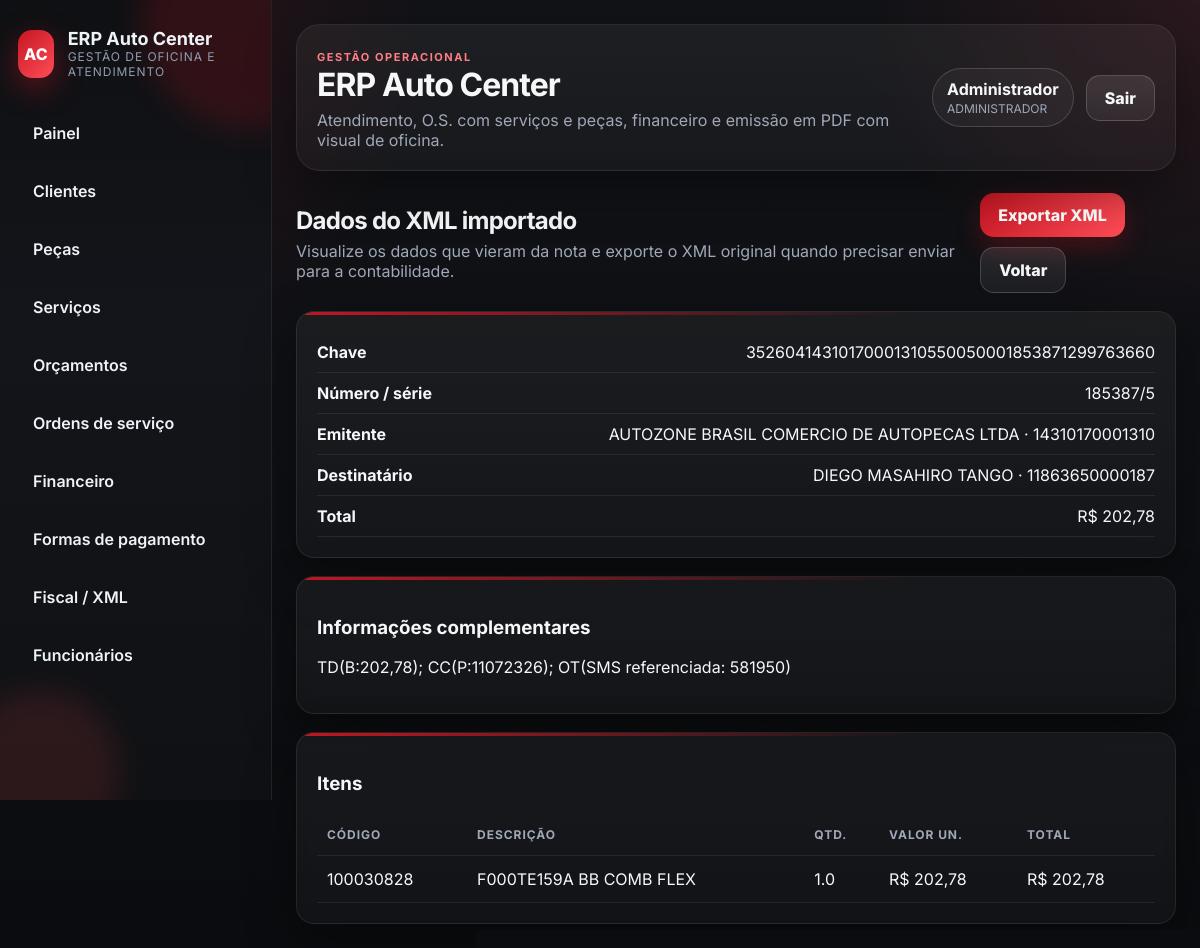
The app's page /financeiro/xml/1/preview (signed in) with its own data.
### app/models.py (models this page shows, shortened)
class TimestampMixin:
    created_at = db.Column(db.DateTime, default=datetime.now, nullable=False)
    updated_at = db.Column(db.DateTime, default=datetime.now, onupdate=datetime.now, nullable=False)

class SerializableMixin:
    def to_dict(self) -> dict:
        data: dict = {}
        for column in self.__table__.columns:
            value = getattr(self, column.name)
            if isinstance(value, (datetime, date)):
                data[column.name] = value.isoformat()
            elif isinstance(value, Decimal):
                data[column.name] = float(value)
            else:
                data[column.name] = value
        return data

class User(db.Model, TimestampMixin, SerializableMixin):
    __tablename__ = 'users'
    id = db.Column(db.Integer, primary_key=True)
    username = db.Column(db.String(50), unique=True, nullable=False)
    password_hash = db.Column(db.String(255), nullable=False)
    role = db.Column(db.String(30), nullable=False, default='MECANICO')
    nome = db.Column(db.String(120), nullable=False)
    ativo = db.Column(db.Boolean, default=True, nullable=False)

class XmlInvoiceImport(db.Model, TimestampMixin, SerializableMixin):
    __tablename__ = 'xml_invoice_imports'
    id = db.Column(db.Integer, primary_key=True)
    chave_acesso = db.Column(db.String(60), unique=True, nullable=False)
    numero = db.Column(db.String(30))
    serie = db.Column(db.String(20))
    natureza_operacao = db.Column(db.String(120))
    emitente_nome = db.Column(db.String(160))
    emitente_cnpj = db.Column(db.String(20))
    destinatario_nome = db.Column(db.String(160))
    destinatario_cnpj = db.Column(db.String(20))
    total_nota = db.Column(db.Numeric(12, 2), nullable=False, default=0)
    emissao_em = db.Column(db.Date)
    informacoes_complementares = db.Column(db.Text)
    items_json = db.Column(db.Text, nullable=False, default='[]')
    raw_xml = db.Column(db.Text)
    def get_items(self) -> list[dict]:
        try:
            return json.loads(self.items_json or '[]')
        except json.JSONDecodeError:
            return []

### app/web.py (the view)
@web_bp.get('/financeiro/xml/<int:xml_id>/preview')
@login_required
@admin_required
def finance_xml_preview(xml_id: int):
    xml_import = db.session.get(XmlInvoiceImport, xml_id)
    if not xml_import:
        return redirect(url_for('web.finance_index'))
    parsed = xml_import.to_dict()
    parsed['itens'] = xml_import.get_items()
    return render_template('financeiro/xml_preview_saved.html', xml_import=xml_import, parsed=parsed)

### app/auth.py (called while the page is built)
def current_user() -> User | None:
    user_id = session.get(SESSION_KEY)
    if not user_id:
        return None
    return db.session.get(User, user_id)

def login_required(view):
    @wraps(view)
    def wrapped(*args, **kwargs):
        if not current_user():
            flash('Faça login para continuar.', 'warning')
            return redirect(url_for('web.login', next=request.path))
        return view(*args, **kwargs)
    return wrapped

def role_required(*roles: str):
    def decorator(view):
        @wraps(view)
        def wrapped(*args, **kwargs):
            user = current_user()
            if not user:
                return redirect(url_for('web.login'))
            if user.role not in roles:
                abort(403)
            return view(*args, **kwargs)
        return wrapped
    return decorator

### app/utils.py (called while the page is built)
def parse_decimal(value, default: Decimal | float | int = Decimal('0')) -> Decimal:
    if value in (None, ''):
        return Decimal(str(default))
    if isinstance(value, Decimal):
        return value
    text = str(value).strip().replace('.', '').replace(',', '.') if isinstance(value, str) and ',' in str(value) else str(value).strip()
    try:
        return Decimal(text)
    except (InvalidOperation, ValueError):
        return Decimal(str(default))

def format_currency(value) -> str:
    value = parse_decimal(value)
    formatted = f'{value:,.2f}'
    formatted = formatted.replace(',', 'X').replace('.', ',').replace('X', '.')
    return f'R$ {formatted}'

### app/templates/financeiro/xml_preview_saved.html
{% extends 'base.html' %}
{% block content %}
<div class="page-header"><div><h2>Dados do XML importado</h2><p class="muted">Visualize os dados que vieram da nota e exporte o XML original quando precisar enviar para a contabilidade.</p></div><div class="actions"><a class="button" href="{{ url_for('web.finance_xml_export', xml_id=xml_import.id) }}">Exportar XML</a><a class="button secondary" href="{{ url_for('web.finance_index') }}">Voltar</a></div></div>
<div class="grid grid-2">
  <div class="card section-card">
    <div class="kv"><strong>Chave</strong><span>{{ xml_import.chave_acesso }}</span></div>
    <div class="kv"><strong>Número / série</strong><span>{{ xml_import.numero }}/{{ xml_import.serie }}</span></div>
    <div class="kv"><strong>Emitente</strong><span>{{ xml_import.emitente_nome }} · {{ xml_import.emitente_cnpj }}</span></div>
    <div class="kv"><strong>Destinatário</strong><span>{{ xml_import.destinatario_nome }} · {{ xml_import.destinatario_cnpj }}</span></div>
    <div class="kv"><strong>Total</strong><span>{{ format_currency(xml_import.total_nota) }}</span></div>
  </div>
  <div class="card section-card">
    <h3>Informações complementares</h3>
    <p>{{ xml_import.informacoes_complementares or 'Sem informações complementares.' }}</p>
  </div>
</div>
<div class="table-card section-card" style="margin-top:18px;"><h3>Itens</h3><table class="table"><thead><tr><th>Código</th><th>Descrição</th><th>Qtd.</th><th>Valor un.</th><th>Total</th></tr></thead><tbody>{% for item in parsed.itens %}<tr><td>{{ item.codigo }}</td><td>{{ item.descricao }}</td><td>{{ item.quantidade }}</td><td>{{ format_currency(item.valor_unitario) }}</td><td>{{ format_currency(item.valor_total) }}</td></tr>{% else %}<tr><td colspan="5">Nenhum item registrado.</td></tr>{% endfor %}</tbody></table></div>
{% endblock %}

### app/templates/base.html (shortened to what this page needs)
<!DOCTYPE html>
<html lang="pt-BR">
<head>
  <link rel="stylesheet" href="{{ url_for('static', filename='styles.css') }}">
</head>
<body>
  <aside class="sidebar">
    <div class="sidebar-glow sidebar-glow-top"></div>
    <div class="sidebar-glow sidebar-glow-bottom"></div>
    <div class="brand">
      <div class="brand-badge">AC</div>
      <div>
        <strong>ERP Auto Center</strong>
        <span>gestão de oficina e atendimento</span>
      </div>
    </div>
    <nav>
      <a href="{{ url_for('web.dashboard') }}">Painel</a>
      <a href="{{ url_for('web.clients_index') }}">Clientes</a>
      <a href="{{ url_for('web.products_index') }}">Peças</a>
      <a href="{{ url_for('web.services_index') }}">Serviços</a>
      <a href="{{ url_for('web.budgets_index') }}">Orçamentos</a>
      <a href="{{ url_for('web.work_orders_index') }}">Ordens de serviço</a>
      {% if current_user() and current_user().role == 'ADMINISTRADOR' %}
      <a href="{{ url_for('web.finance_index') }}">Financeiro</a>
      <a href="{{ url_for('web.payment_methods_index') }}">Formas de pagamento</a>
      <a href="{{ url_for('web.fiscal_index') }}">Fiscal / XML</a>
      <a href="{{ url_for('web.employees_index') }}">Funcionários</a>
      {% endif %}
    </nav>
  </aside>
  <main class="main">
    <header class="topbar card glass-card">
      <div>
        <span class="eyebrow">gestão operacional</span>
        <h1>ERP Auto Center</h1>
        <p>Atendimento, O.S. com serviços e peças, financeiro e emissão em PDF com visual de oficina.</p>
      </div>
      <div class="user-box">
        {% if current_user() %}
        <div class="user-chip">
          <strong>{{ current_user().nome }}</strong>
          <span>{{ current_user().role }}</span>
        </div>
        <a class="button secondary" href="{{ url_for('web.logout') }}">Sair</a>
        {% endif %}
      </div>
    </header>
    {% block content %}{% endblock %}
  </main>
</body>
</html>

### records on screen
User: nome "Administrador", role "ADMINISTRADOR"
XmlInvoiceImport: chave_acesso "35260414310170001310550050001853871299763660", numero "185387", serie "5", emitente_nome "AUTOZONE BRASIL COMERCIO DE AUTOPECAS LTDA", emitente_cnpj "14310170001310", destinatario_nome "DIEGO MASAHIRO TANGO", destinatario_cnpj "11863650000187", total_nota "R$ 202,78", informacoes_complementares "TD(B:202,78); CC(P:11072326); OT(SMS referenciada: 581950)"

### other values on screen
{{ item.codigo }} "100030828"
{{ item.descricao }} "F000TE159A BB COMB FLEX"
{{ item.quantidade }} "1.0"
